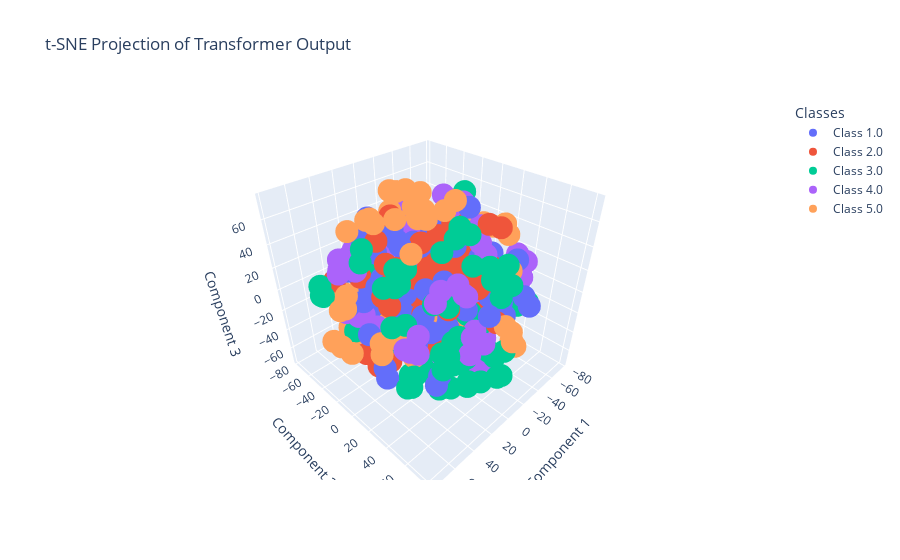

Notebook cell for this chart:
### Code cell
from sklearn.manifold import TSNE

# Projection de l'espace latent avec t-SNE en 3D

# Appliquer t-SNE pour réduire à 3 dimensions
tsne = TSNE(n_components=3, perplexity=30, random_state=42)
tsne_result = tsne.fit_transform(latentspace)

# Vérification des dimensions
assert tsne_result.shape[1] == 3, "t-SNE n'a pas réussi à réduire à 3 dimensions"

# Configuration des couleurs et des labels pour la visualisation
unique_labels = np.unique(target_np)
colors = px.colors.qualitative.Plotly  # Palette de couleurs pour chaque classe

# Créer un plot 3D interactif
fig = go.Figure()

# Ajouter des points pour chaque classe
for label, color in zip(unique_labels, colors):
    indices = np.where(target_np == label)
    fig.add_trace(go.Scatter3d(
        x=tsne_result[indices, 0].flatten(),
        y=tsne_result[indices, 1].flatten(),
        z=tsne_result[indices, 2].flatten(),
        mode='markers',
        marker=dict(color=color),
        name=f'Class {label}'
    ))

# Ajouter des détails au graphique
fig.update_layout(
    title="t-SNE Projection of Transformer Output",
    scene=dict(
        xaxis_title="Component 1",
        yaxis_title="Component 2",
        zaxis_title="Component 3"
    ),
    legend_title="Classes"
)

# Afficher le graphique
fig.show()
